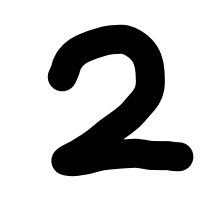
#> input picture 2.png, 200 x 200 px
$ python -i dispImage.py   (imports and definitions only)
#> lines starting #> are read from the running program, lines starting #| are printed output that depends on the picture
import tkinter as tk
import tkinter.filedialog as fd
import PIL.Image
import PIL.ImageTk

def dispPhoto(path):
  # 画像を読み込む convert~で色の変換
#> called with path = '2.png'
  newImage = PIL.Image.open(path).convert("L").resize((20,20)).resize((300,300))
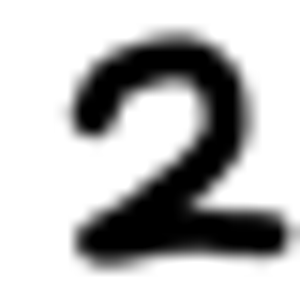
#> newImage: PIL image 300x300 L; min 0, max 255, mean 186.8
# そのイメージをラベルに表示する
#> (the run stopped early here; a loop or call above may not have finished)

$ run again, on 3.png
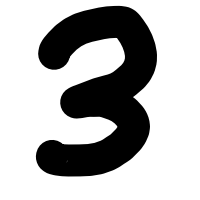
#> input picture 3.png, 200 x 200 px
#> in dispPhoto, `newImage = PIL.Image.open(path).convert("L").resize((20,20)).resize((3..`:
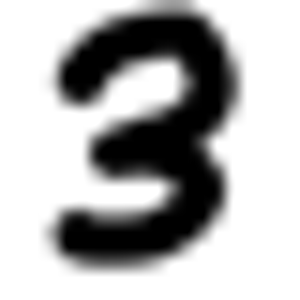
#> newImage: PIL image 300x300 L; min 0, max 255, mean 178.7

$ run again, on 5.png
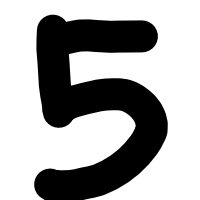
#> input picture 5.png, 200 x 200 px
#> in dispPhoto, `newImage = PIL.Image.open(path).convert("L").resize((20,20)).resize((3..`:
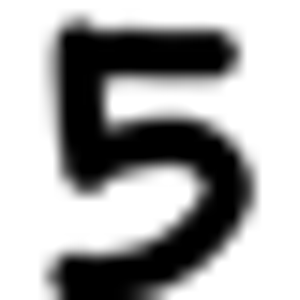
#> newImage: PIL image 300x300 L; min 0, max 255, mean 167.7
